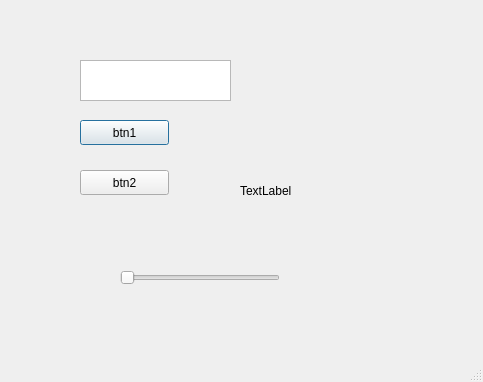
<?xml version="1.0" encoding="UTF-8"?>
<ui version="4.0">
 <class>Dialog</class>
 <widget class="QDialog" name="Dialog">
  <property name="geometry">
   <rect>
    <x>0</x>
    <y>0</y>
    <width>483</width>
    <height>382</height>
   </rect>
  </property>
  <property name="windowTitle">
   <string>Dialog</string>
  </property>
  <property name="sizeGripEnabled">
   <bool>true</bool>
  </property>
  <widget class="QPushButton" name="btn1">
   <property name="geometry">
    <rect>
     <x>80</x>
     <y>120</y>
     <width>89</width>
     <height>25</height>
    </rect>
   </property>
   <property name="text">
    <string>btn1</string>
   </property>
  </widget>
  <widget class="QPushButton" name="pushButton_2">
   <property name="geometry">
    <rect>
     <x>80</x>
     <y>170</y>
     <width>89</width>
     <height>25</height>
    </rect>
   </property>
   <property name="text">
    <string>btn2</string>
   </property>
  </widget>
  <widget class="QTextEdit" name="textEdit">
   <property name="geometry">
    <rect>
     <x>80</x>
     <y>60</y>
     <width>151</width>
     <height>41</height>
    </rect>
   </property>
  </widget>
  <widget class="QSlider" name="horizontalSlider">
   <property name="geometry">
    <rect>
     <x>120</x>
     <y>270</y>
     <width>160</width>
     <height>16</height>
    </rect>
   </property>
   <property name="orientation">
    <enum>Qt::Horizontal</enum>
   </property>
  </widget>
  <widget class="QLabel" name="label">
   <property name="geometry">
    <rect>
     <x>240</x>
     <y>50</y>
     <width>211</width>
     <height>281</height>
    </rect>
   </property>
   <property name="text">
    <string>TextLabel</string>
   </property>
  </widget>
 </widget>
 <resources/>
 <connections/>
 <slots>
  <slot>slot1()</slot>
  <slot>slot2()</slot>
 </slots>
</ui>
